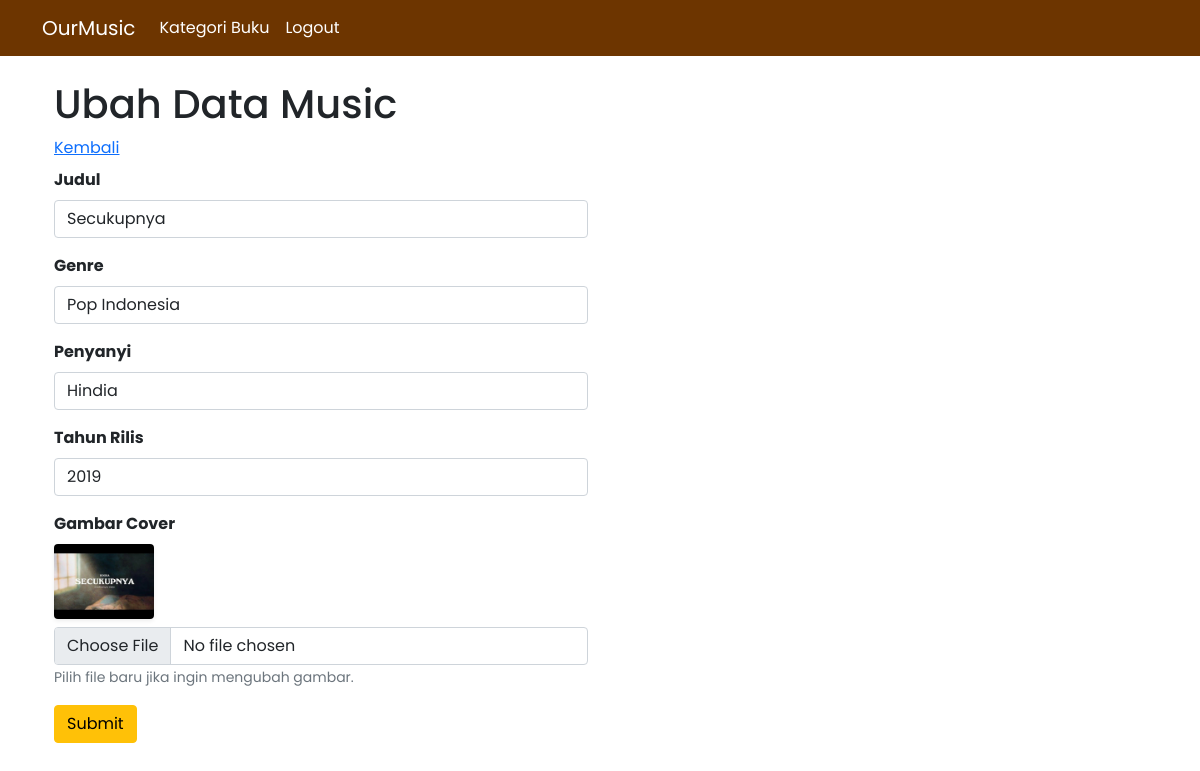
The page /ubah_data.php?id=12 (signed in) on the database its author committed.
### tables this page shows
CREATE TABLE `music` (
  `id` int(11) UNSIGNED NOT NULL,
  `nama` varchar(150) NOT NULL,
  `kategori` varchar(50) NOT NULL,
  `penyanyi` varchar(100) NOT NULL,
  `tahun` year(4) NOT NULL,
  `gambar` varchar(150) DEFAULT NULL
);

### function.php (called while the page is built, shortened)
<?php
$conn = mysqli_connect("localhost", "root", "", "ourmusic", 3307);
function query($query){
    global $conn;
    $result = mysqli_query($conn, $query);
    $rows = [];
    while( $row = mysqli_fetch_assoc($result) ) {
        $rows[] = $row;
    }
    return $rows;
}
?>

### ubah_data.php (the view, shortened to what this page needs)
<?php
    require("function.php");
    $id = $_GET['id'];
    $query = query("SELECT * FROM music WHERE id = $id")[0];
    $music = $query;
?>
<!DOCTYPE html>
<html lang="en">
<head>
    <link href="https://cdn.jsdelivr.net/npm/bootstrap@5.0.2/dist/css/bootstrap.min.css" rel="stylesheet">
</head>
<body class="class="fw-bold fs-4 text-black style="font-family: 'Poppins';">
    <nav class="navbar navbar-expand-lg navbar-dark" style="background-color: #6d3500ff;">
        <div class="container">
            <a class="navbar-brand text-white" href="#">OurMusic</a>
            <div class="collapse navbar-collapse" id="navbarSupportedContent">
                <ul class="navbar-nav me-auto mb-2 mb-lg-0">
                    <li class="nav-item">
                        <a class="nav-link active text-white" aria-current="page" href="indexz.php">Kategori Buku</a>
                    </li>
                    <li class="nav-item">
                        <a class="nav-link text-white" href="logout.php">Logout</a>
                    </li>
                </ul>
            </div>
        </div>
    </nav>
<div class="p-4 container">
    <div class="row">
        <h1 class="mb-2">Ubah Data Music</h1>
        <a href="index.php" class="mb-2">Kembali</a>
        <div class="col-md-6">
            <form action="" method="POST" enctype="multipart/form-data">
                <div class="mb-3">
                    <label class="form-label fw-bold">Judul</label>
                    <input type="text" class="form-control" name="nama" id="nama" value="<?= $music['nama'] ?>" required>
                </div>
                <div class="mb-3">
                    <label class="form-label fw-bold">Genre</label>
                    <input type="text" class="form-control" name="kategori" id="kategori" value="<?= $music['kategori'] ?>" required>
                </div>
                <div class="mb-3">
                    <label class="form-label fw-bold">Penyanyi</label>
                    <input type="text" class="form-control" name="penyanyi" id="penyanyi" value="<?= $music['penyanyi'] ?>" required>
                </div>
                <div class="mb-3">
                    <label class="form-label fw-bold">Tahun Rilis</label>
                    <input type="text" class="form-control" name="tahun" id="tahun" value="<?= $music['tahun'] ?>" required>
                </div>
                <div class="mb-3">
                    <label class="form-label fw-bold">Gambar Cover</label> <br>
                    <img src="img/<?= $music['gambar']; ?>" width="100" class="mb-2 shadow-sm rounded">
                    <input type="file" class="form-control" name="gambar" id="gambar">
                    <small class="text-muted">Pilih file baru jika ingin mengubah gambar.</small>
                </div>
                <div class="mb-3">
                    <button type="submit" name="tombol_submit" class="btn btn-warning">Submit</button>
                </div>
            </form>
        </div>
    </div>
</div>
</body>
</html>

### rows shown on the page
music: nama "Secukupnya", kategori "Pop Indonesia", penyanyi "Hindia", tahun "2019", gambar (picture)
